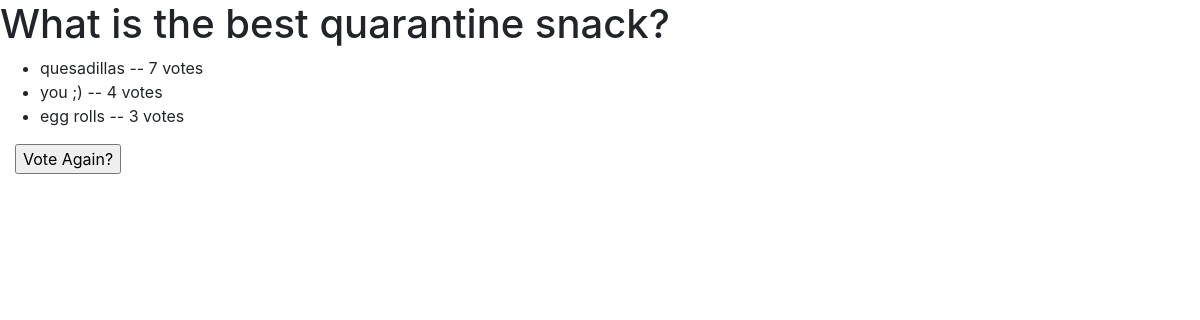
The app's page /polls/7/results/ with its own data.
### polls/models.py (models this page shows, shortened)
class Question(models.Model):
    question_text = models.CharField(max_length=200)
    pub_date = models.DateTimeField('date published')

class Choice(models.Model):
    question = models.ForeignKey(Question, on_delete=models.CASCADE)
    choice_text = models.CharField(max_length=200)
    votes = models.IntegerField(default=0)

### polls/views.py (the view)
# urls.py: path('<int:pk>/results/', views.ResultsView.as_view(), name='results'),
class ResultsView(generic.DetailView):
    model = Question
    template_name = 'polls/results.html'

### polls/templates/polls/results.html (shortened to what this page needs)
{% load static %}
<link rel="stylesheet" href="https://maxcdn.bootstrapcdn.com/bootstrap/4.0.0/css/bootstrap.min.css"
>
<link rel="stylesheet" type="text/css" href="{% static 'polls/style.css' %}">
<h1>{{ question.question_text }}</h1>
<ul>
{% for choice in question.choice_set.all %}
    <li>{{ choice.choice_text }} -- {{ choice.votes }} vote{{ choice.votes|pluralize }}</li>
{% endfor %}
</ul>
<div class="container-fluid">
<a href="{% url 'polls:detail' question.id %}"><input type="button" value="Vote Again?"/></a>
</div>

### records on screen
Question: question_text "What is the best quarantine snack?"
Choice: choice_text "quesadillas", votes "7"
Choice: choice_text "you ;)", votes "4"
Choice: choice_text "egg rolls", votes "3"
